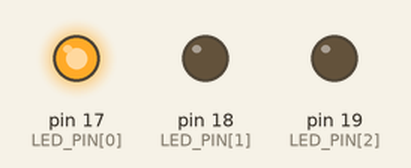
Simulated run of this sketch. Board: Arduino Uno, built with avr-gcc and run on an emulated ATmega328P. Shown: output pins drawn as LEDs (lit = HIGH).

Above: at 0.15 s.
At 1.35 s:
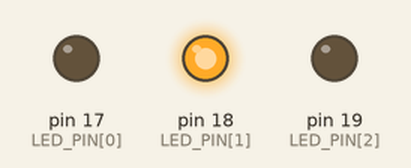
At 2.55 s:
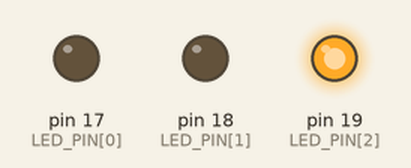
Timing chart, 0 to 3.0 s (numbered marks = the images above):
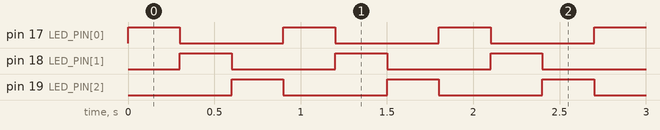

The sketch:

3_Flowing_light_plus.ino
```cpp
/*
  Project name: 3_Flowing_light_plus
  Function: Simplify the amount of code, control the red, yellow and green LED to show flowing water effect
  Author: keyestudio
  Hardware connection:
    - Connect to port 9
  Library:
    - none (no need to import additional library)
  Cautions:
    - Ensure connect to port 9
    - Before uploading test code, please correctly connect to the development board and port
    - The bit number of the array value starts from 0
*/

//Put the pin numbers that control the LED into the array, then LED_PIN[0] is IO17 pin, LED_PIN[1] is IO18 pin, and LED_PIN[2] is IO19 pin
int LED_PIN[] = {17,18,19};

void setup() {
  /*
    Initialize the digital port to output
    First loop: i = 0 meets the loop condition i < 3, enter loop, LED_PIN[i] is 17
    Second loop: i++ is executed first, so the value of i is 1; i < 3, enter loop, LED_PIN[i] is 18
    Third loop: loop: i++ is executed first, so the value of i is 2; i < 3, enter loop, LED_PIN[i] is 19
    Forth loop: i++ is executed first, so the value of i is 3, which does not meet the loop condition i < 3, exit the for loop.
  */
  for(int i = 0;i < 3;i++){
    pinMode(LED_PIN[i],OUTPUT);
  }
}

void loop() {
  //flowing water light, The loop pattern is the same as the initialization pin
  for(int i = 0;i < 3;i++){
    digitalWrite(LED_PIN[i],HIGH);
    delay(300);
    digitalWrite(LED_PIN[i],LOW);
  }
}
```

Measured:
- by itself, pin 17 (LED_PIN[0]), pin 18 (LED_PIN[1]), pin 19 (LED_PIN[2]): alternates HIGH for 0.30 s and LOW for 0.60 s
- by itself, everything shown: repeats every 0.90 s, in 4 steps
